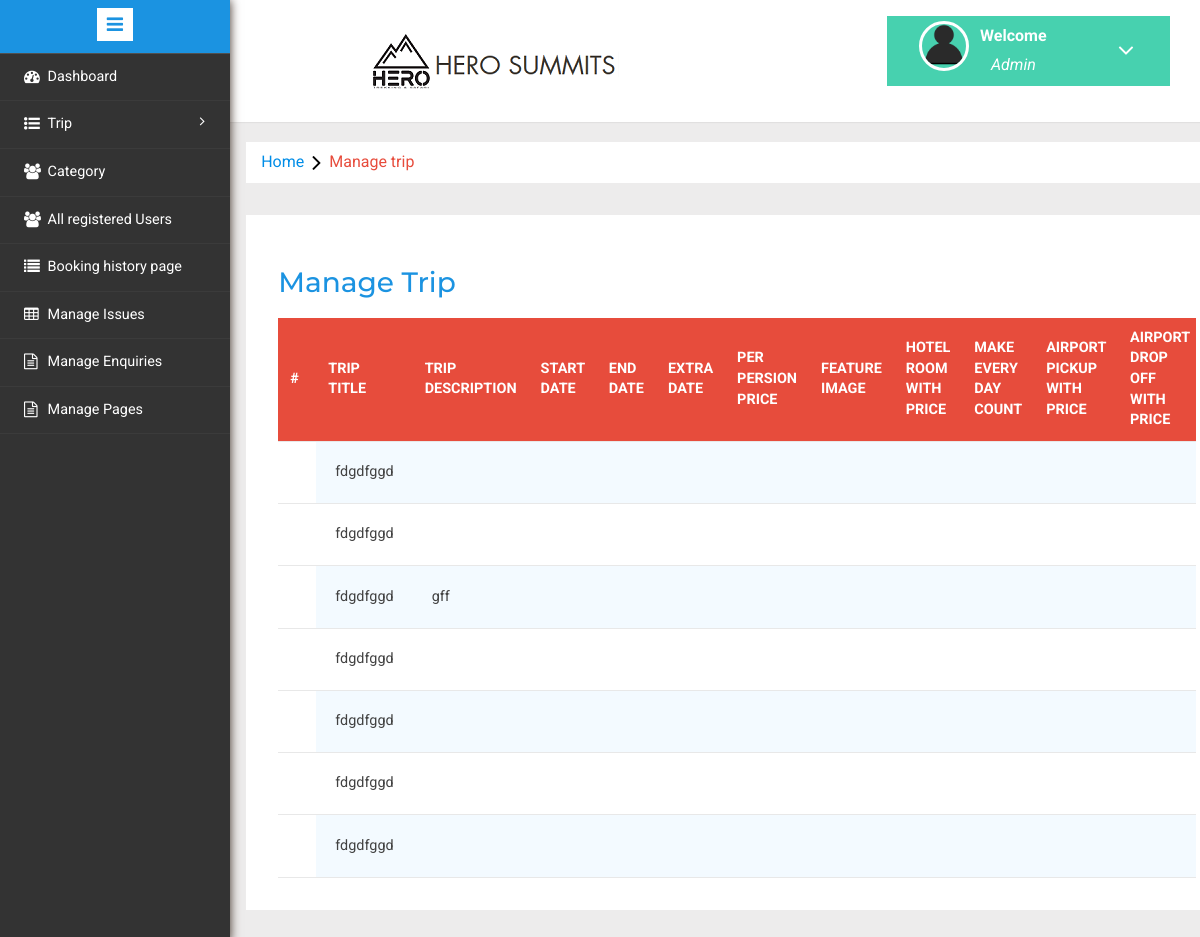
Before: /index.php/admin/manage_trip with the older database file.
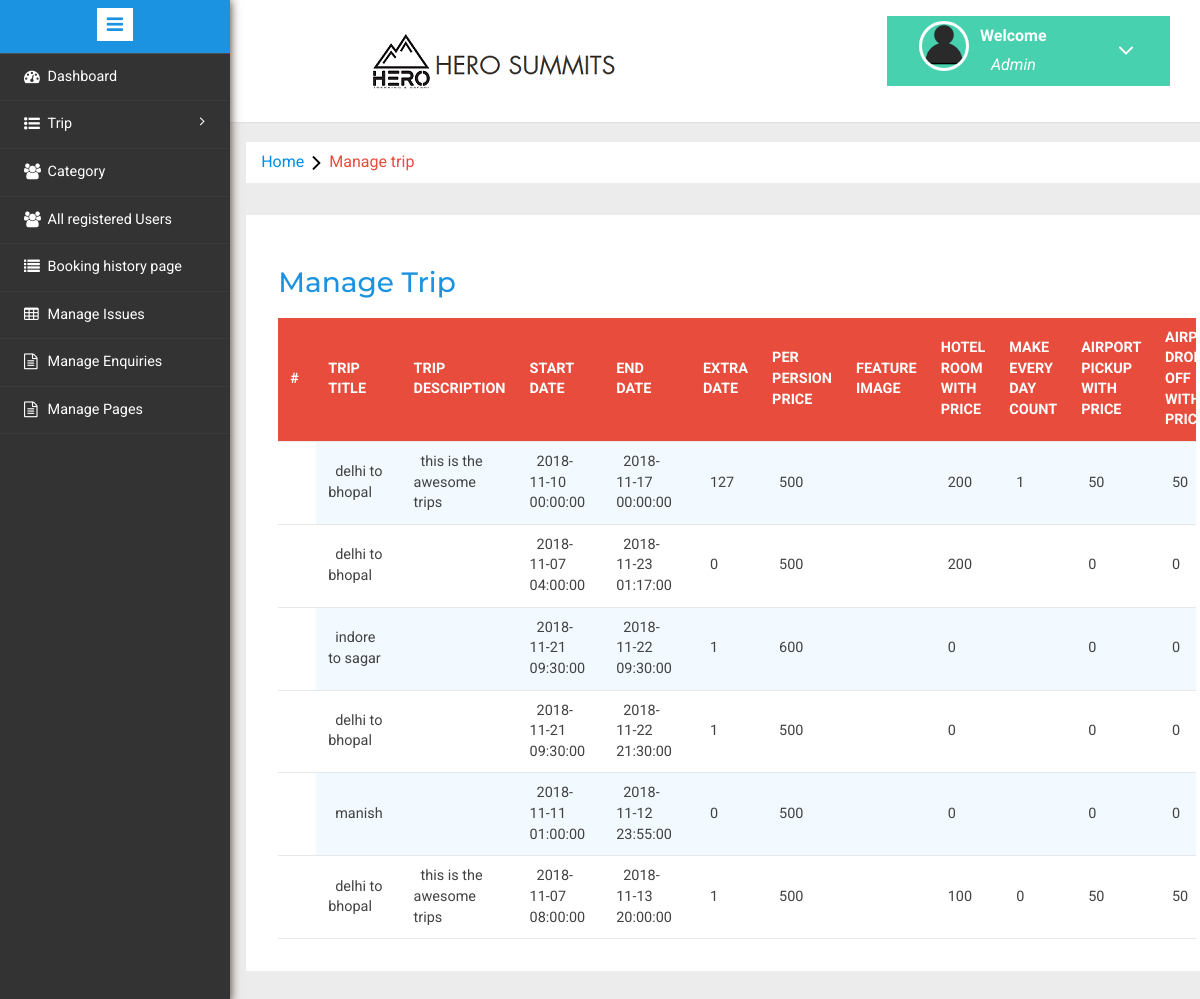
After: the same page with the newer database file.
### tables this page shows
CREATE TABLE `trip_table` (
  `id` int(11) NOT NULL,
  `trip_title` varchar(255) NOT NULL,
  `trip_description` varchar(255) DEFAULT NULL,
  `trip_start_date` datetime NOT NULL,
  `trip_end_date` datetime NOT NULL,
  `start_place` varchar(255) DEFAULT NULL,
  `end_place` varchar(255) DEFAULT NULL,
  `trip_extra_date` tinyint(1) NOT NULL DEFAULT '0',
  `extra_price` int(11) DEFAULT '0',
  `person_price` varchar(255) NOT NULL,
  `image` varchar(255) DEFAULT NULL,
  `hotel_price` int(11) DEFAULT NULL,
  `day_count` varchar(255) DEFAULT NULL,
  `picup_price` int(11) DEFAULT NULL,
  `drop_off_price` int(11) DEFAULT NULL,
  `active` int(11) NOT NULL DEFAULT '1',
  `status` int(11) NOT NULL DEFAULT '1',
  `created_by` int(11) NOT NULL,
  `created_date` timestamp NOT NULL DEFAULT CURRENT_TIMESTAMP,
  `updated_date` timestamp NOT NULL DEFAULT '0000-00-00 00:00:00' ON UPDATE CURRENT_TIMESTAMP
);

### application/controllers/Admin.php (called while the page is built, shortened)
<?php
class Admin extends CI_Controller {
	function manage_trip(){
	  $data['title'] = "Trip List";
	  $query= $this->db->query('select * from trip_table');
	  $data['trip'] =$query->result();
	  $this->load->view('admin/manage_trip',$data);
	}
}
?>

### index.php (called while the page is built, shortened)
<?php
require_once BASEPATH.'core/CodeIgniter.php';

### application/views/admin/manage_trip.php (the view, shortened to what this page needs)
<!DOCTYPE HTML>
<html>
<head>
<?php require_once('includes/meta.php'); ?>
</head>
<body>
	 <?php require_once('includes/header.php'); ?>
  <?php require_once('includes/side_menu.php'); ?>
   <div class="page-container">
<div class="left-content">
<ol class="breadcrumb">
                <li class="breadcrumb-item"><a href="<?php echo base_url('admin/dashboard'); ?>">Home</a><i class="fa fa-angle-right"></i>Manage trip</li>
            </ol>
<div class="agile-grids">
				<div class="agile-tables">
					<div class="w3l-table-info table-responsive">
					  <h2>Manage Trip</h2>
					    <table id="table">
						<thead>
						  <tr>
						  <th>#</th>
							<th >Trip Title</th>
							<th>Trip description</th>
							<th>Start date</th>
							<th>End Date</th>
							<th>Extra Date</th>
							<th>Per Persion price</th>
							<th>Feature Image</th>
							<th>Hotel room with price</th>
							<th>Make every day count</th>
							<th>Airport pickup with price</th>
							<th>Airport Drop off with price</th>
						  </tr>
						</thead>
						<tbody>
<?php foreach($trip as $result){
?>
<tr>
<td class="text-hide"><?php echo $result->id;?></td>
<td><?php echo $result->trip_title;?></td>
<td><?php echo $result->trip_description;?></td>
<td><?php echo $result->trip_start_date;?></td>
<td><?php echo $result->trip_end_date;?></td>
<td><?php echo $result->trip_extra_date ;?></td>
<td><?php echo $result->person_price ;?></td>
<td class=""><img class="img-fluid img-responsive " src="<?php echo base_url();?>uploads/<?php echo $result->image ?>" alt=""></td>
<td><?php echo $result->hotel_price ;?></td>					   <td><?php echo $result->day_count ;?></td>						  <td><?php echo $result->picup_price ;?></td>
<td><?php echo $result->drop_off_price ;?></td>
</tr>
<?php }?>
						</tbody>
					  </table>
					</div>
			</div>
</div>
</div>
</div>
</body>
</html>

Changed rows visible on the page:
removed trip_table: trip_title "fdgdfggd"
removed trip_table: trip_title "fdgdfggd"
removed trip_table: trip_title "fdgdfggd", trip_description "gff"
removed trip_table: trip_title "fdgdfggd"
removed trip_table: trip_title "fdgdfggd"
removed trip_table: trip_title "fdgdfggd"
removed trip_table: trip_title "fdgdfggd"
added trip_table: trip_title "delhi to bhopal", trip_description "this is the awesome trips", trip_start_date "2018-11-10 00:00:00", trip_end_date "2018-11-17 00:00:00", trip_extra_date "127", person_price "500", hotel_price "200", day_count "1", picup_price "50", drop_off_price "50"
added trip_table: trip_title "delhi to bhopal", trip_start_date "2018-11-07 04:00:00", trip_end_date "2018-11-23 01:17:00", trip_extra_date "0", person_price "500", hotel_price "200", picup_price "0", drop_off_price "0"
added trip_table: trip_title "indore to sagar", trip_start_date "2018-11-21 09:30:00", trip_end_date "2018-11-22 09:30:00", trip_extra_date "1", person_price "600", hotel_price "0", picup_price "0", drop_off_price "0"
added trip_table: trip_title "delhi to bhopal", trip_start_date "2018-11-21 09:30:00", trip_end_date "2018-11-22 21:30:00", trip_extra_date "1", person_price "500", hotel_price "0", picup_price "0", drop_off_price "0"
added trip_table: trip_title "manish", trip_start_date "2018-11-11 01:00:00", trip_end_date "2018-11-12 23:55:00", trip_extra_date "0", person_price "500", hotel_price "0", picup_price "0", drop_off_price "0"
added trip_table: trip_title "delhi to bhopal", trip_description "this is the awesome trips", trip_start_date "2018-11-07 08:00:00", trip_end_date "2018-11-13 20:00:00", trip_extra_date "1", person_price "500", hotel_price "100", day_count "0", picup_price "50", drop_off_price "50"
